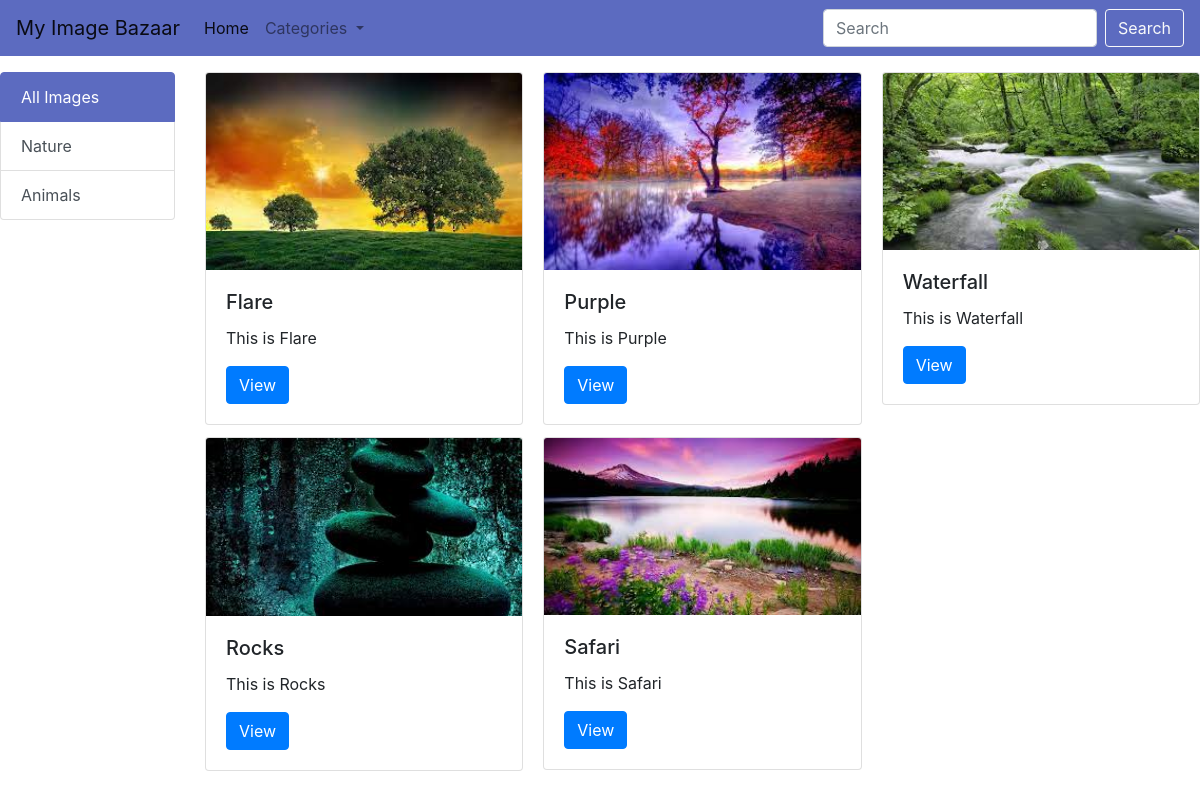
Page /category/1/ on the committed database.
### myapp/models.py (models this page shows, shortened)
class Category(models.Model):
    title = models.CharField(max_length=100)
    description = models.TextField()

class Image(models.Model):
    title = models.CharField(max_length=200)
    description = models.TextField()
    image = models.ImageField(upload_to='images')
    added_date = models.DateTimeField()
    cat = models.ForeignKey(Category,on_delete=models.CASCADE)

### WebDev/views.py (the view)
# urls.py: path('category/<int:cid>/', show_category_page),
def show_category_page (request,cid):
      print(cid)
      cats = Category.objects.all()
      category = Category.objects.get(pk=cid)
      images = Image.objects.filter(cat = category)
      data = {'images': images, 'cats': cats}
      return render(request, "home.html", data)

### templates/home.html (shortened to what this page needs)
<!doctype html>
<html lang="en">
  <head>
    <link rel="stylesheet" href="https://cdn.jsdelivr.net/npm/bootstrap@4.0.0/dist/css/bootstrap.min.css">
  </head>
<body>
  {% include 'navbar.html' %}
</body>
</html>
    <div class="row">
      <div class="col-md-2">
        <div class="list-group mt-3">
          <a href="/home" class="list-group-item list-group-item-action active">
            All Images
          </a>
          {% for c in cats %}
          <a href="/category/{{c.pk}}" class="list-group-item list-group-item-action">{{c.title}}</a>
          {% endfor%}
        </div>
      </div>
      <div class="col-10">
        <div class="row mt-3">
          <div class="col-md-12">
            <div class="card-columns">
              {% for i in images %}
              <div class="card">
                <img class="card-img-top" src="/media/{{i.image}}" alt="Card image cap">
                <div class="card-body">
                  <h5 class="card-title">{{ i.title }}</h5>
                  <p class="card-text">{{ i.description }}</p>
                  <a href="#" class="btn btn-primary" onclick="showModalwithImage('{{i.image}}')">View</a>
                </div>
              </div>
               {% endfor %}
            </div>
          </div>
        </div>
      </div>
    </div>
</body>
</html>

### templates/home.html (style rules this page uses)
.list-group-item.active { background: #5c6bc0!important; border-color: #5c6bc0!important; }

### rows in the picture
Category: title "Nature"
Category: title "Animals"
Image: image (picture), title "Flare", description "This is Flare"
Image: image (picture), title "Rocks", description "This is Rocks"
Image: image (picture), title "Purple", description "This is Purple"
Image: image (picture), title "Safari", description "This is Safari"
Image: image (picture), title "Waterfall", description "This is Waterfall"
